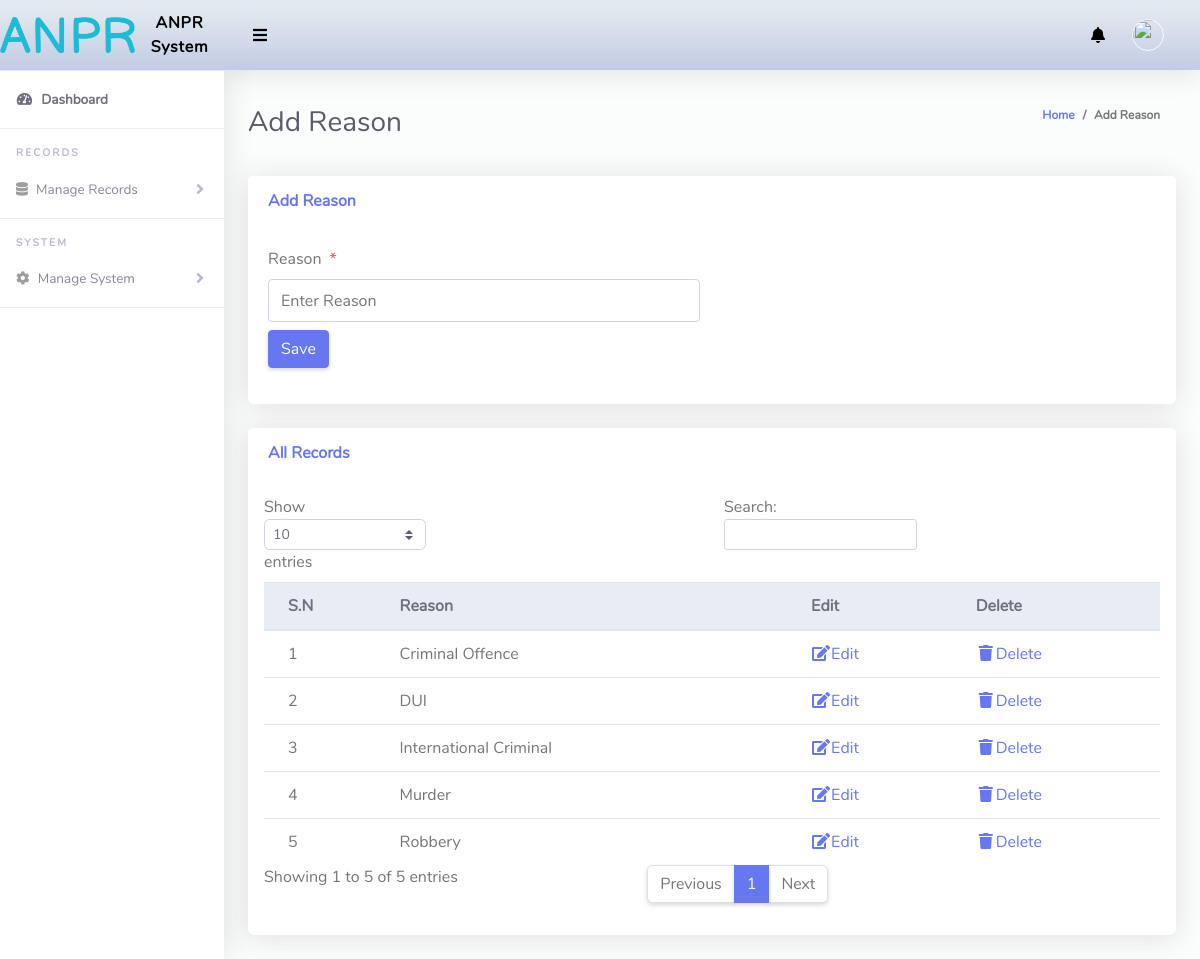
Page /Admin/manageReason.php on the committed database.
### tables this page shows
CREATE TABLE `reason` (
  `id` int(10) NOT NULL,
  `name` varchar(50) NOT NULL
);

### Admin/manageReason.php (the view, shortened to what this page needs)
<?php
include '../Includes/dbcon.php';
?>
<!DOCTYPE html>
<html lang="en">
<head>
    <link href="../vendor/fontawesome-free/css/all.min.css" rel="stylesheet" type="text/css">
    <link href="../vendor/bootstrap/css/bootstrap.min.css" rel="stylesheet" type="text/css">
    <link href="css/ruang-admin.min.css" rel="stylesheet">
</head>
<body id="page-top">
    <div id="wrapper">
        <?php include "Includes/sidebar.php";?>
        <div id="content-wrapper" class="d-flex flex-column">
            <div id="content">
                <?php include "Includes/topbar.php";?>
                <div class="container-fluid" id="container-wrapper">
                    <div class="d-sm-flex align-items-center justify-content-between mb-4">
                        <h1 class="h3 mb-0 text-gray-800">Add Reason</h1>
                        <ol class="breadcrumb">
                            <li class="breadcrumb-item"><a href="./">Home</a></li>
                            <li class="breadcrumb-item active" aria-current="page">Add Reason</li>
                        </ol>
                    </div>
                    <div class="row">
                        <div class="col-lg-12">
                            <div class="card mb-4">
                                <div
                                    class="card-header py-3 d-flex flex-row align-items-center justify-content-between">
                                    <h6 class="m-0 font-weight-bold text-primary">Add Reason</h6>
                                </div>
                                <div class="card-body">
                                    <form method="post">
                                        <div class="form-group row mb-3">
                                            <div class="col-xl-6">
                                                <label class="form-control-label">Reason<span
                                                        class="text-danger ml-2">*</span></label>
                                                <input type="text" class="form-control" required name="reason"
                                                    value="<?php echo $row['name'];?>" id="exampleInputFirstName"
                                                    placeholder="Enter Reason">
                                            </div>
                                            <div class="col-xl-6"></div>
                                            <div class="col-xl-6">
                                                <?php
                                                if (isset($Id))
                                                {
                                                ?>
                                                <button type="submit" name="update"
                                                    class="btn btn-warning">Update</button>
                                                &nbsp;&nbsp;&nbsp;&nbsp;&nbsp;&nbsp;&nbsp;&nbsp;&nbsp;&nbsp;
                                                <?php
                                                } else {
                                                ?>
                                                <button type="submit" name="save" class="btn btn-primary">Save</button>
                                                <?php
                                                }
                                                ?>
                                            </div>
                                        </div>
                                    </form>
                                </div>
                            </div>
                            <div class="row">
                                <div class="col-lg-12">
                                    <div class="card mb-4">
                                        <div
                                            class="card-header py-3 d-flex flex-row align-items-center justify-content-between">
                                            <h6 class="m-0 font-weight-bold text-primary">All Records</h6>
                                        </div>
                                        <div class="table-responsive p-3">
                                            <table class="table align-items-center table-flush table-hover"
                                                id="dataTableHover">
                                                <thead class="thead-light">
                                                    <tr>
                                                        <th>S.N</th>
                                                        <th>Reason</th>
                                                        <th>Edit</th>
                                                        <th>Delete</th>
                                                    </tr>
                                                </thead>
                                                <tbody>
                                                    <?php
                                                        $query = "SELECT * FROM reason";
                                                        $rs = $conn->query($query);
                                                        $num = $rs->num_rows;
                                                        $sn=0;
                                                        if($num > 0)
                                                        {
                                                            while ($rows = $rs->fetch_assoc())
                                                            {
                                                                $sn = $sn + 1;
                                                                echo "
                                                                    <tr>
                                                                        <td>".$sn."</td>
                                                                        <td>".$rows['name']."</td>
                                                                    <td><a href='?action=edit&Id=".$rows['id']."'><i class='fas fa-fw fa-edit'></i>Edit</a></td>
                                                                    <td><a href='?action=delete&Id=".$rows['id']."'><i class='fas fa-fw fa-trash'></i>Delete</a></td>
                                                                </tr>";
                                                            }
                                                        }
                                                        else
                                                        {
                                                            echo
                                                            "<div class='alert alert-danger' role='alert'>
                                                                No Record Found!
                                                                </div>";
                                                        }
                                                        ?>
                                                </tbody>
                                            </table>
                                        </div>
                                    </div>
                                </div>
                            </div>
                        </div>
                    </div>
                </div>
            </div>
        </div>
</body>
</html>

### rows in the picture
reason: name "Criminal Offence"
reason: name "DUI"
reason: name "International Criminal"
reason: name "Murder"
reason: name "Robbery"
